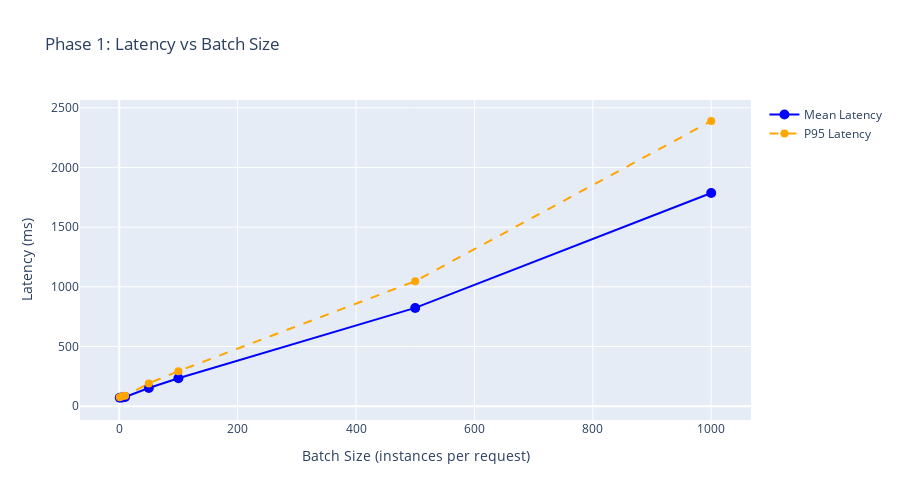

Notebook source saved alongside this figure:
### Code cell
# Visualize Phase 1 results
fig = go.Figure()

fig.add_trace(go.Scatter(
    x=phase1_df['batch_size'], 
    y=phase1_df['mean_latency_ms'],
    mode='lines+markers', 
    name='Mean Latency',
    line=dict(width=2, color='blue'),
    marker=dict(size=10)
))

fig.add_trace(go.Scatter(
    x=phase1_df['batch_size'], 
    y=phase1_df['p95_latency_ms'],
    mode='lines+markers', 
    name='P95 Latency',
    line=dict(width=2, dash='dash', color='orange'),
    marker=dict(size=8)
))

fig.update_layout(
    title='Phase 1: Latency vs Batch Size',
    xaxis_title='Batch Size (instances per request)',
    yaxis_title='Latency (ms)',
    height=500
)

fig.show()

### Figure 1 — Plotly figure (JSON) as saved in the notebook; plotly's stock layout.template omitted (floating-point values rounded to 4 significant figures)
{"data": [{"line": {"color": "blue", "width": 2}, "marker": {"size": 10}, "mode": "lines+markers", "name": "Mean Latency", "type": "scatter", "x": [1, 5, 10, 50, 100, 500, 1000], "y": [70.35, 72.82, 77.09, 151.9, 234.3, 822.9, 1786.0]}, {"line": {"color": "orange", "dash": "dash", "width": 2}, "marker": {"size": 8}, "mode": "lines+markers", "name": "P95 Latency", "type": "scatter", "x": [1, 5, 10, 50, 100, 500, 1000], "y": [75.06, 82.23, 86.48, 190.8, 293.1, 1047.0, 2389.0]}], "layout": {"height": 500, "title": {"text": "Phase 1: Latency vs Batch Size"}, "xaxis": {"title": {"text": "Batch Size (instances per request)"}}, "yaxis": {"title": {"text": "Latency (ms)"}}}}
